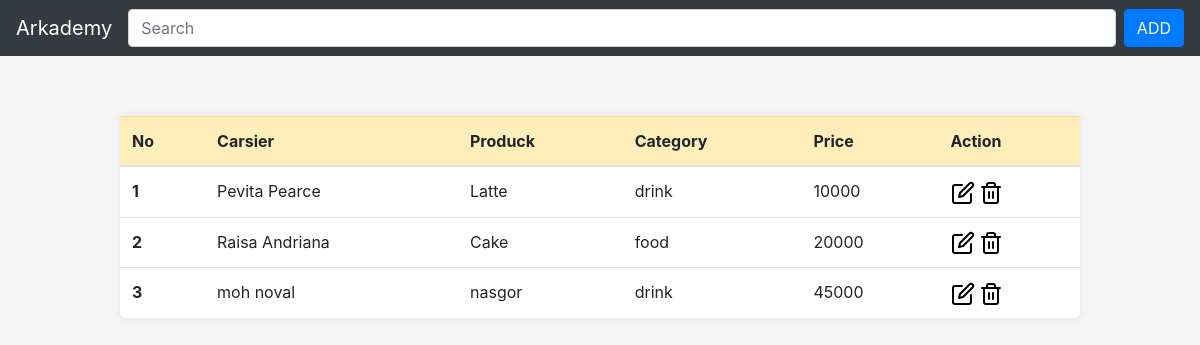
The page / on the database its author committed.
### tables this page shows
CREATE TABLE `product` (
  `id_product` int(11) NOT NULL,
  `name` varchar(255) NOT NULL,
  `price` int(11) NOT NULL,
  `id_category` int(11) NOT NULL,
  `id_cashier` int(11) NOT NULL
);

CREATE TABLE `cashier` (
  `id_cashier` int(11) NOT NULL,
  `name` varchar(255) NOT NULL
);

CREATE TABLE `category` (
  `id_category` int(11) NOT NULL,
  `name` varchar(255) NOT NULL
);

### application/controllers/Home.php (called while the page is built, shortened)
<?php
class Home extends CI_Controller
{
	function __construct()
	{
		$this->load->model('Home_m');
	}
	public function index()
	{
		$data['row'] = $this->Home_m->get();
		$this->load->view('home', $data);
	}
}

### index.php (called while the page is built, shortened)
<?php
require_once BASEPATH.'core/CodeIgniter.php';

### application/models/Home_m.php (called while the page is built, shortened)
<?php
class Home_m extends CI_Model
{
	public function get($id = null)
	{
		$this->db->select('product.*,category.name as category_name,category.id_category as category_id, cashier.name as cashier_name,cashier.id_cashier as cashier_id');
		$this->db->from('product');
		$this->db->join('category', 'product.id_category=category.id_category');
		$this->db->join('cashier', 'product.id_cashier=cashier.id_cashier');
		$query = $this->db->get();
		return $query;
	}
}

### application/views/home.php (the view, shortened to what this page needs)
<!doctype html>
<html lang="en">
<head>
	<link rel="stylesheet" href="https://stackpath.bootstrapcdn.com/bootstrap/4.4.1/css/bootstrap.min.css">
	<link rel="stylesheet" href="<?= base_url('assets/') ?>css/style.css">
</head>
<body>
	<nav class="navbar navbar-expand-lg navbar-dark bg-dark">
		<a class="navbar-brand text-white" href="#" ">Arkademy</a>
			<div class="collapse navbar-collapse" id="navbarSupportedContent">
				<input class="form-control mr-sm-2" type="search" placeholder="Search" aria-label="Search">
				<form class="form-inline my-2 my-lg-0">
					<button type="button" class="btn btn-primary" data-toggle="modal" data-target="#ModalAdd">
						ADD
					</button>
				</form>
			</div>
	</nav>
	<section id="box-table">
		<table class="table" id="table">
			<thead class="table-warning">
				<tr>
					<th scope="col">No</th>
					<th scope="col">Carsier</th>
					<th scope="col">Produck</th>
					<th scope="col">Category</th>
					<th scope="col">Price</th>
					<th scope="col">Action</th>
				</tr>
			</thead>
			<tbody>
				<?php $no = 1;
				foreach ($row->result() as $key => $data) : ?>
					<tr>
						<th scope="row"><?= $no++ ?></th>
						<td><?= $data->cashier_name ?></td>
						<td><?= $data->name ?></td>
						<td><?= $data->category_name ?></td>
						<td><?= $data->price ?></td>
						<td>
							<img src="<?= base_url('assets/') ?>svg/edit.svg" alt="" srcset="" data-toggle="modal" data-target="#ModalEdit" data-id="<?= $data->id_product ?>" data-target="#ModalDelete" id="edit" data-cashier="<?= $data->cashier_id ?>" data-name="<?= $data->name ?>" data-category="<?= $data->category_id ?>" data-price="<?= $data->price ?>">
							<a href="<?= base_url('home/del/' . $data->id_product) ?>"><img src="<?= base_url('assets/') ?>svg/trash.svg" alt="" srcset=""></a>
						</td>
					</tr>
				<?php endforeach ?>
			</tbody>
		</table>
	</section>
</body>
</html>

### assets/css/style.css (style rules this page uses)
body { background-color: whitesmoke; }
section#box-table { position: relative; max-width: 80%; margin-left: 10%; margin-right: 10%; margin-top: 60px; border-radius: 6px; background-color: #fff; box-shadow: 0 0 7px 0px rgba(136, 146, 146, 0.2); padding: 0px; }

### rows shown on the page
product: id_cashier.name "Pevita Pearce", name "Latte", id_category.name "drink", price "10000"
product: id_cashier.name "Raisa Andriana", name "Cake", id_category.name "food", price "20000"
product: id_cashier.name "moh noval", name "nasgor", id_category.name "drink", price "45000"
